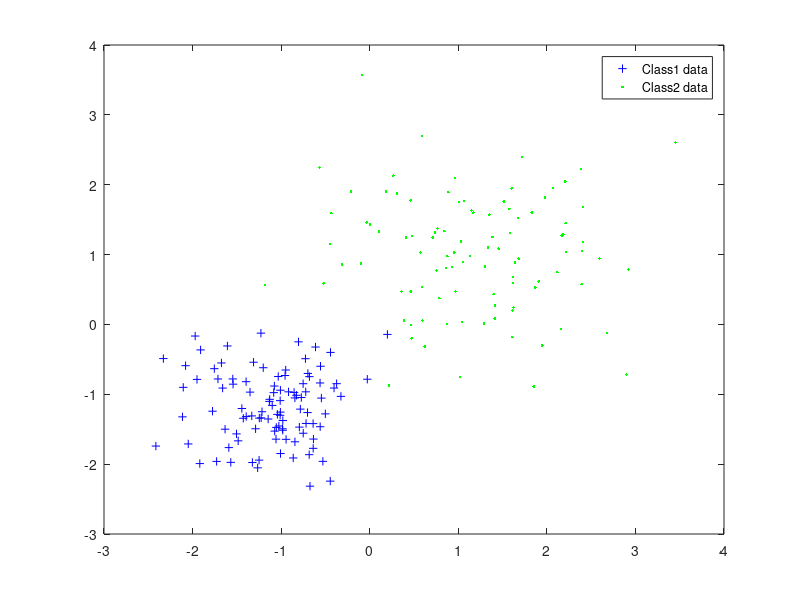
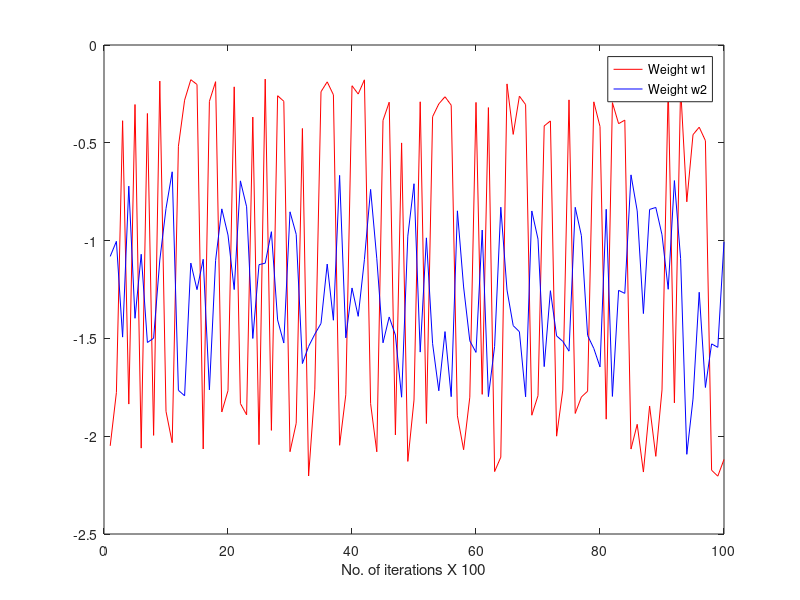
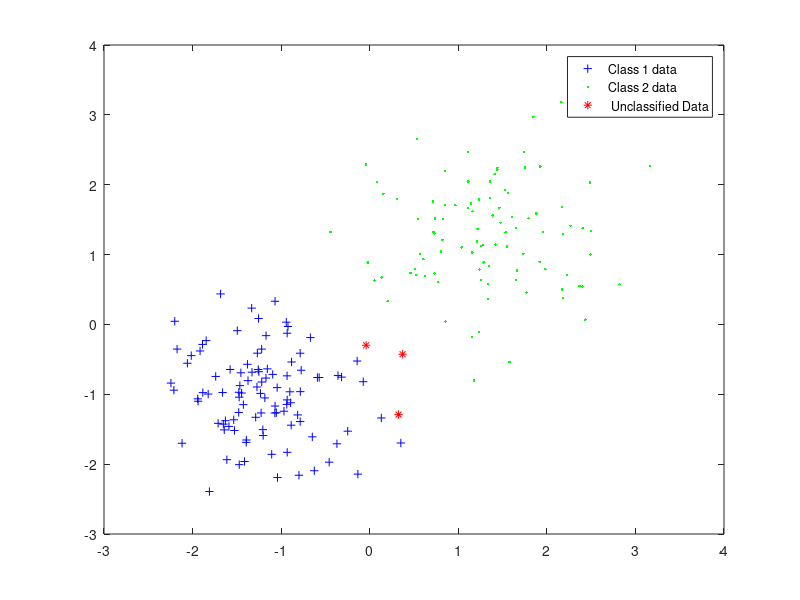

The MATLAB script that drew these images, in order:
%  Rosenblatt perceptron for classification
% Last Updated:  31/12/2008
% Update : Modified Classification to include plotting of weights and bias at regular intervals

%% TRAINING PART
%  Check if the proper mat files have been loaded

clear all;
 
% Load the training vector set
load  trainvectors2.mat; 

% Class labels for classes 1 and 2
Ydes1 =  ones(1,100);
Ydes2 =  -1 * ones(1,100);
Ydes = [ Ydes1 Ydes2];
Y   =   zeros(1,size(U,2));

W = rand(size(U,1),1);      % Assume random weights
Ws = W;                           % Stored weights for Gallant s algorithm
eta = 0.1;                          % Learning Rate
misclass_flg = 1;               %  Initialize  a  misclassification  indicator
pass = 0;                          %  1 pass is one iteration through all the input images contained in U
i =1;   imax = 100;            % To log weights
W_chkpts = zeros(2,imax);
 
while (misclass_flg ==1)
    misclass_flg = 0;
    h = 0;   hs =0;                      % No of correct classifications in an iteration
    for j = 1 : size(U,2)
        Y(j) = sign( W' * U(:,j) ); % Perceptron Output for each input data point
        if ( Y(j) * Ydes(j) < 0)     % i.e., if Y = -1, but actual class Ydesired = +1,this function would be negative
             misclass_flg = 1;
             W_update = U(:,j) * sign(Ydes(j) - Y(j));
             W_old = W;
             W = W + W_update;
        else
             h = h+1;
        end
    end         % for lopp ends
    if (j==1)
        hs = h;
    end
    if (h > hs)         % If @ any moment, h>hs,substitute h with hs and W with Ws
        hs = h;
        Ws = W;
   end    
    pass=pass+1;    
    if (mod(pass,100) == 0)     % Log the weights every 1000th pass
        W_chkpts(1,i) = W_old(1,:);    
        W_chkpts(2,i) = W_old(2,:);
        i = i +1;
    end
    if  (pass == 100*100) 
            misclass_flg = 0;
            disp(' The data points are NOT linearly separable...Program exited after 10,000 iterations');
            pass = 0;
    end
end


figure(1);
plot( U(1,1:100), U(2,1:100) , 'b+' );
hold on;
plot( U(1,101:200), U(2,101:end) , 'g.' );
legend('Class1 data','Class2 data');

figure(2);
t = 1 : 100;         % No of times weight is logged
plot( t , W_chkpts(1,:) ,'r');
hold on;
plot( t , W_chkpts(2,:),'b');
xlabel('No. of iterations X 100');
legend('Weight w1','Weight w2');


%% TESTING PART

% Load the testing vector set
load testvectors2.mat; %X is the matrix of test data

% Optimal W calculated from training samples
% W = [-0.7205;-1.1916;] % From training Dataset2
% W = [-1.482;-1.8639;]   % From training Dataset3
% Desired Outputs
Ydes1 =  ones(1,100);
Ydes2 =  -1 * ones(1,100);
Ydes = [ Ydes1 Ydes2];
Y   =   zeros(1,size(X,2));

mistakes = 200;          % Assume all are wrong
p=1;
 for j = 1 : size(X,2)
        Y(j) = sign( Ws' * X(:,j) ); % Perceptron Output for each test data point
        if ( Y(j)*Ydes(j) > 0)       % i.e., if Y = -1, but actual class Ydesired = +1,this function would be negative
            mistakes = mistakes-1;
        else
            X_misclass(1,p) = X(1,j);
            X_misclass(2,p) = X(2,j);
            p = p+1;
        end
end
disp('No of mistakes');
disp(mistakes);

figure(3);
plot( X(1,1:100), X(2,1:100) , 'b+' );
hold on;
plot( X(1,101:200), X(2,101:end) , 'g.' );
hold on;
plot( X_misclass(1,1:end),X_misclass(2,1:end), 'r*' );
legend('Class 1 data','Class 2 data',' Unclassified Data');


     
